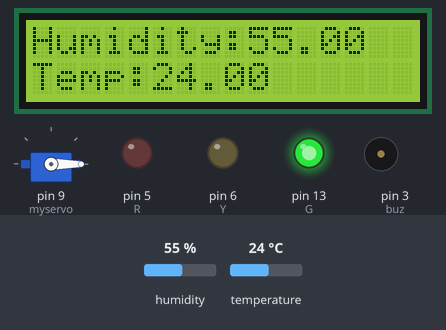
Simulated run of this sketch. Board: Arduino Uno, built with avr-gcc and run on an emulated ATmega328P. On the bench: servo, 16×2 character LCD, output pins drawn as LEDs (lit = HIGH), buzzer (waves = sounding). The inputs (shaded band) are chosen by the test bench; at power-on: humidity 55 %, temperature 24 °C. What the sketch prints to the serial monitor is not drawn.

Above: at 1.9 s.
At 4.9 s:
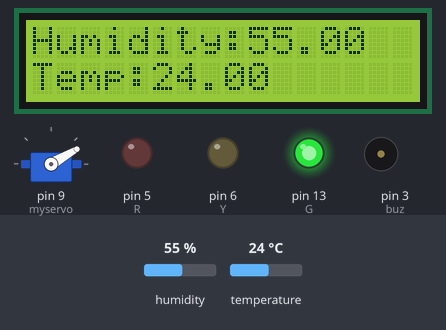
At 5.9 s:
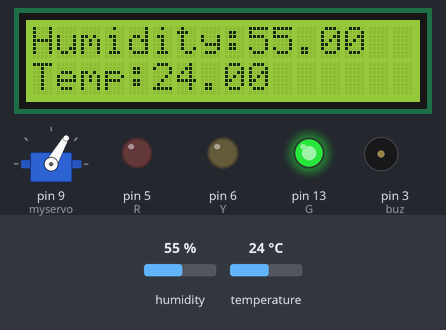
At 7.9 s:
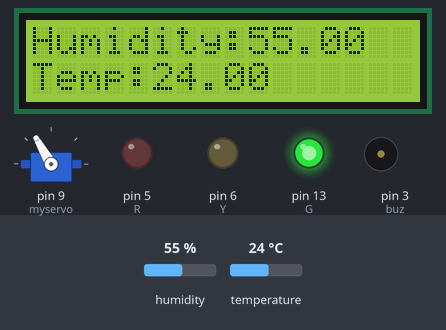
At 16.1 s:
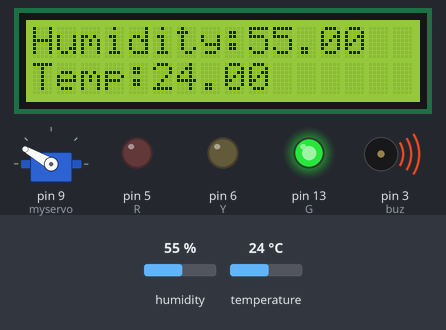
At 32.9 s:
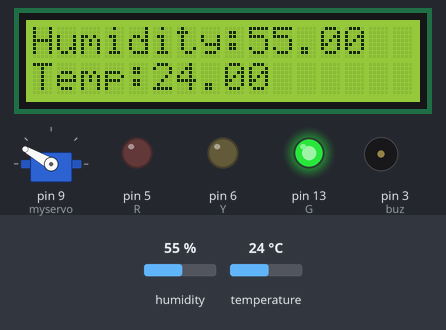
Timing chart, 0 to 40.0 s (numbered marks = the images above):
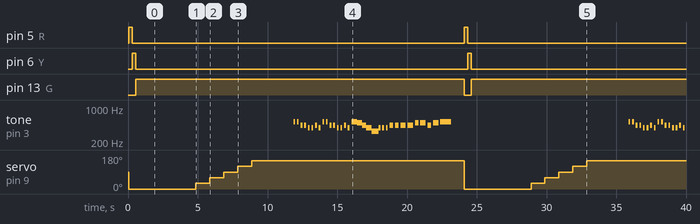

The sketch:

graduationPresent.ino
```cpp
#include<LiquidCrystal_I2C.h>
#include<Servo.h>
#include "DHT.h"
#include "LedControl.h"
#define DHTPIN 4
#define DHTTYPE DHT11
#define DO 261
#define RE 293
#define MI 329
#define FA 349
#define SOL 392
#define LA 440
#define SI 493
#define DOS 523
int music[] = {DOS,0,DOS,0,LA,0,LA,0,SOL,0,SOL,0,LA,0,SOL,0,DOS,0,DOS,0,LA,0,LA,0,SOL,0,SOL,0,LA,0,SOL,0,DOS,DOS,DOS,SI,SI,SI,LA,LA,SOL,SOL,SOL,MI,MI,MI,MI,SOL,0,SOL,0,SOL,0,LA,LA,0,LA,LA,0,LA,LA,LA,0,LA,LA,LA,0,SI,SI,0,SI,SI,SI,0,LA,LA,0,SI,SI,SI,0,DOS,DOS,DOS,DOS,DOS,DOS,0,0,0,0,0,0,0};
int R=5;
int Y=6;
int G=13;
int buz=3;
int pos=0;
DHT dht(DHTPIN, DHTTYPE);
Servo myservo;
LedControl lc=LedControl(12,11,10,1);
LiquidCrystal_I2C lcd(0x27,16,2);
void setup() {
  // put your setup code here, to run once:
  Serial.begin(9600);
  pinMode(R,OUTPUT);
  pinMode(Y,OUTPUT);
  pinMode(G,OUTPUT);
  myservo.attach(9);
  lcd.init();
  lcd.backlight();
  lcd.setCursor(0,0);
  dht.begin();
  lc.shutdown(0,false);
  lc.setIntensity(0,5);
  lc.clearDisplay(0);
}

void loop() {
  // put your main code here, to run repeatedly:
  pos=0;
  myservo.write(pos);

  digitalWrite(R, HIGH);
  digitalWrite(Y, LOW);
  digitalWrite(G, LOW);
  delay(250);
  digitalWrite(R, LOW);
  digitalWrite(Y, HIGH);
  digitalWrite(G, LOW);
  delay(250);
  digitalWrite(R, LOW);
  digitalWrite(Y, LOW);
  digitalWrite(G, HIGH);
  delay(250);
  delay(1000);
  float h = dht.readHumidity();
  float t = dht.readTemperature();
  Serial.print(h);
  Serial.println("%");
  Serial.print(t);
  Serial.print("`C");
  lcd.setCursor(0,0);
  lcd.print("Humidity:");
  lcd.print(h);
  lcd.setCursor(0,1);
  lcd.print("Temp:");
  lcd.print(t);
  delay(2000);

  for(;pos<180;pos+=30){
    myservo.write(pos);
    delay(1000);
  }
  delay(2000);
  for(int i=0;i<(sizeof(music)/sizeof(int));i++){
      tone(buz,music[i], 1050);
      delay(130);
   }
  lcd.clear();
}
```

Measured:
- by itself, pin 5 (R), pin 6 (Y): alternates HIGH for 0.25 s and LOW for 23.8 s
- by itself, pin 13 (G): LOW → HIGH at 0.57 s, → LOW 23.5 s later, → HIGH 0.50 s later
- by itself, servo on pin 9 (myservo): 90° → 0° at 0.07 s, → 30° 4.8 s later, → 60° 1.0 s later, → 90° 1.0 s later, … (12 changes in this stretch)
- by itself, tone on pin 3 (buz): plays 523 Hz for 0.13 s, 523 Hz for 0.13 s, 440 Hz for 0.13 s, 440 Hz for 0.13 s, 392 Hz for 0.13 s, 392 Hz for 0.13 s … (49 notes in this stretch)
